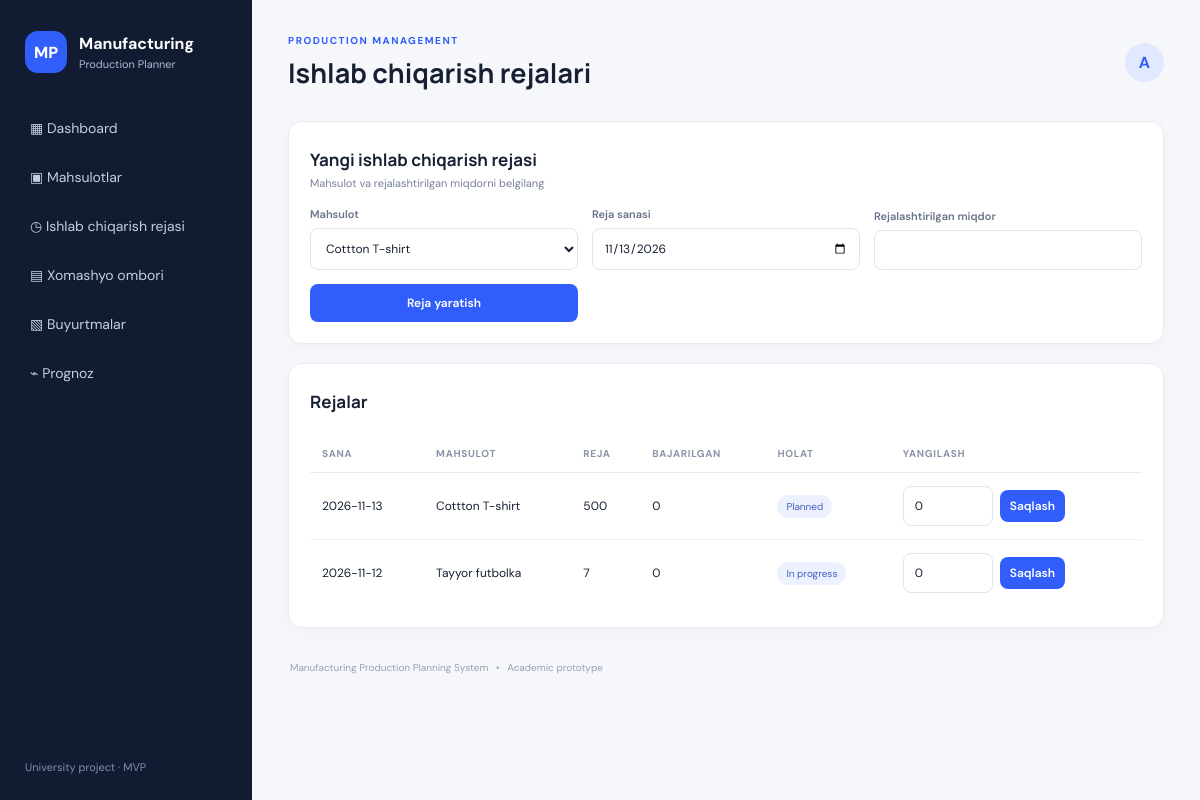
The app's page /plans with its own data.
### tables this page shows
CREATE TABLE production_plans (
        id INTEGER PRIMARY KEY AUTOINCREMENT,
        product_id INTEGER NOT NULL,
        plan_date TEXT NOT NULL,
        planned_quantity INTEGER NOT NULL CHECK(planned_quantity > 0),
        completed_quantity INTEGER NOT NULL DEFAULT 0 CHECK(completed_quantity >= 0),
        status TEXT NOT NULL DEFAULT 'Planned',
        FOREIGN KEY(product_id) REFERENCES products(id) ON DELETE RESTRICT
    );

CREATE TABLE products (
        id INTEGER PRIMARY KEY AUTOINCREMENT,
        name TEXT NOT NULL,
        sku TEXT NOT NULL UNIQUE,
        unit_price REAL NOT NULL DEFAULT 0 CHECK(unit_price >= 0),
        created_at TEXT NOT NULL DEFAULT CURRENT_TIMESTAMP
    );

### app.py (the view, shortened to what this page needs)
@app.route("/plans", methods=["GET", "POST"])
def plans():
    db = get_db()
    products = db.execute("SELECT * FROM products ORDER BY name").fetchall()
    rows = db.execute("""SELECT pp.*, p.name product_name FROM production_plans pp
                         JOIN products p ON p.id=pp.product_id ORDER BY pp.plan_date DESC""").fetchall()
    return render_template("plans.html", plans=rows, products=products, today=date.today().isoformat())

### app.py (called while the page is built)
@app.before_request
def setup():
    init_db()

### database.py (called while the page is built)
def get_db():
    conn = sqlite3.connect(DB_PATH)
    conn.row_factory = sqlite3.Row
    conn.execute("PRAGMA foreign_keys = ON")
    return conn

### templates/templates/plans.html
{% extends "base.html" %}{% block heading %}Ishlab chiqarish rejalari{% endblock %}{% block content %}
<section class="panel"><div class="panel-head"><div><h2>Yangi ishlab chiqarish rejasi</h2><p>Mahsulot va rejalashtirilgan miqdorni belgilang</p></div></div>
<form method="post" class="form-grid"><label>Mahsulot<select name="product_id" required>{% for p in products %}<option value="{{p.id}}">{{p.name}}</option>{% endfor %}</select></label><label>Reja sanasi<input type="date" name="plan_date" value="{{today}}" required></label><label>Rejalashtirilgan miqdor<input type="number" name="planned_quantity" min="1" required></label><button class="button" {% if not products %}disabled{% endif %}>Reja yaratish</button></form></section>
<section class="panel"><div class="panel-head"><h2>Rejalar</h2></div><div class="table-wrap"><table><thead><tr><th>Sana</th><th>Mahsulot</th><th>Reja</th><th>Bajarilgan</th><th>Holat</th><th>Yangilash</th></tr></thead><tbody>{% for p in plans %}<tr><td>{{p.plan_date}}</td><td>{{p.product_name}}</td><td>{{p.planned_quantity}}</td><td>{{p.completed_quantity}}</td><td><span class="pill">{{p.status}}</span></td><td><form class="inline-form" method="post" action="/plans/{{p.id}}/complete"><input aria-label="Bajarilgan miqdor" type="number" name="completed_quantity" min="0" value="{{p.completed_quantity}}"><button class="button small">Saqlash</button></form></td></tr>{% else %}<tr><td colspan="6" class="empty">Hozircha rejalar mavjud emas.</td></tr>{% endfor %}</tbody></table></div></section>
{% endblock %}

### static/css/style.css (style rules this page uses)
:root { --ink:#172033;--muted:#778198;--line:#e8ebf2;--bg:#f5f7fb;--blue:#315efb;--nav:#111b32;--green:#15966b }
* { box-sizing:border-box }
body { margin:0;background:var(--bg);color:var(--ink);font-family:'DM Sans',sans-serif }
h1,h2 { font-family:Manrope,sans-serif;margin:5px 0 }
h2 { font-size:17px }
.stat,.panel { background:white;border:1px solid var(--line);border-radius:14px;box-shadow:0 3px 14px #18274a08 }
.stat small,.panel-head p { color:var(--muted);font-size:11px }
.panel { padding:21px;margin-bottom:19px }
.panel-head { display:flex;align-items:center;justify-content:space-between;margin-bottom:17px }
.panel-head p { margin:4px 0 0 }
.button { border:0;background:var(--blue);color:white;padding:11px 16px;border-radius:8px;text-decoration:none;font:600 12px 'DM Sans';cursor:pointer;display:inline-block }
.button.small { padding:8px 10px }
.table-wrap { overflow-x:auto }
table { width:100%;border-collapse:collapse;white-space:nowrap }
th { text-align:left;color:#8a93a7;font-size:10px;text-transform:uppercase;letter-spacing:.7px;padding:12px;border-bottom:1px solid var(--line) }
td { padding:13px 12px;border-bottom:1px solid #f0f2f6;font-size:12px }
tbody tr:last-child td { border:0 }
.pill { display:inline-block;background:#edf1ff;color:#4260bf;padding:5px 9px;border-radius:20px;font-size:10px }
.form-grid { display:grid;grid-template-columns:repeat(3,minmax(0,1fr));gap:14px;align-items:end }
.form-grid label { display:grid;gap:7px;color:#68738a;font-size:11px;font-weight:600 }
.form-grid input,.form-grid select,.inline-form input { width:100%;padding:11px;border:1px solid #dfe4ed;border-radius:8px;background:#fff;color:var(--ink);font:12px 'DM Sans';outline:none }
.inline-form { display:flex;gap:7px;align-items:center }
.inline-form input { width:90px }

### records on screen
production_plans: plan_date "2026-11-13", product_name "Cottton T-shirt", planned_quantity "500", completed_quantity "0", status "Planned"
production_plans: plan_date "2026-11-12", product_name "Tayyor futbolka", planned_quantity "7", completed_quantity "0", status "In progress"

### other values on screen
form field product_id "Cottton T-shirt"
